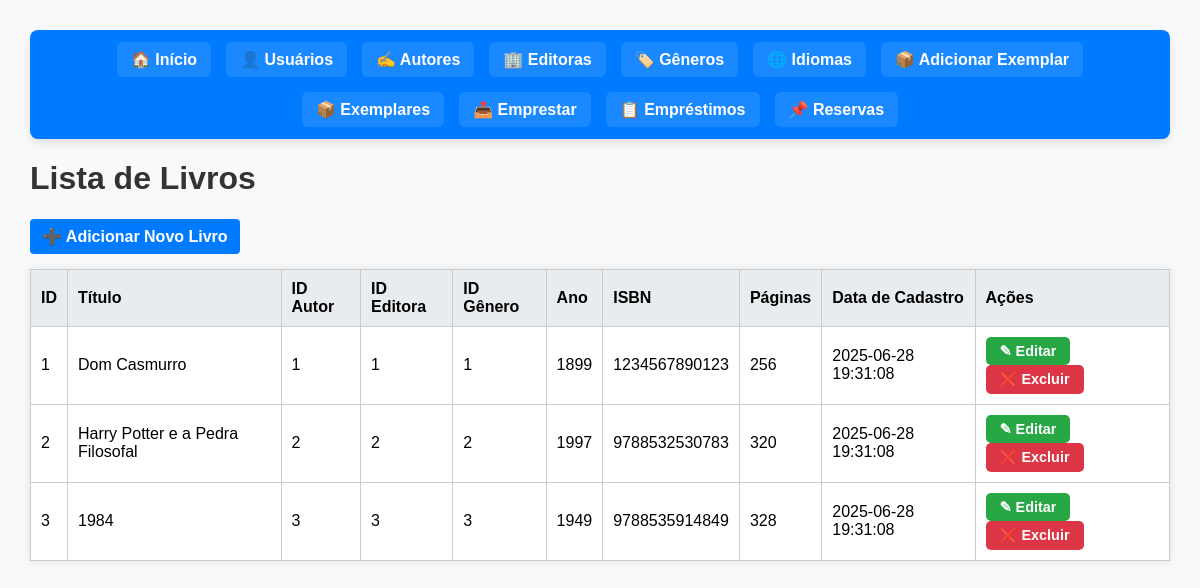
The page / on the database its author committed.
### tables this page shows
CREATE TABLE `livros` (
  `id` int(11) NOT NULL,
  `titulo` varchar(255) NOT NULL,
  `id_autor` int(11) DEFAULT NULL,
  `id_editora` int(11) DEFAULT NULL,
  `id_genero` int(11) DEFAULT NULL,
  `ano_publicacao` int(11) DEFAULT NULL,
  `isbn` varchar(20) DEFAULT NULL,
  `paginas` int(11) DEFAULT NULL,
  `data_cadastro` timestamp NOT NULL DEFAULT current_timestamp()
);

### index.php (the view, shortened to what this page needs)
<?php
require 'config.php';
$sql = "SELECT * FROM livros";
$resultado = $conn->query($sql);
?>
<!DOCTYPE html>
<html lang="pt-br">
<head>
</head>
<body>
    <?php include 'menu.php'; ?>
    <h1>Lista de Livros</h1>
    <a href="adicionar.php" class="adicionar">➕ Adicionar Novo Livro</a>
    <table>
        <thead>
            <tr>
                <th>ID</th>
                <th>Título</th>
                <th>ID Autor</th>
                <th>ID Editora</th>
                <th>ID Gênero</th>
                <th>Ano</th>
                <th>ISBN</th>
                <th>Páginas</th>
                <th>Data de Cadastro</th>
                <th>Ações</th>
            </tr>
        </thead>
        <tbody>
        <?php if ($resultado && $resultado->num_rows > 0): ?>
            <?php while($livro = $resultado->fetch_assoc()): ?>
                <tr>
                    <td><?= htmlspecialchars($livro['id']) ?></td>
                    <td><?= htmlspecialchars($livro['titulo']) ?></td>
                    <td><?= $livro['id_autor'] ?></td>
                    <td><?= $livro['id_editora'] ?></td>
                    <td><?= $livro['id_genero'] ?></td>
                    <td><?= $livro['ano_publicacao'] ?></td>
                    <td><?= htmlspecialchars($livro['isbn']) ?></td>
                    <td><?= $livro['paginas'] ?></td>
                    <td><?= $livro['data_cadastro'] ?></td>
                    <td class="actions">
                        <a href="editar.php?id=<?= $livro['id'] ?>" class="edit" title="Editar">&#9998; Editar</a>
                        <a href="excluir.php?tipo=livros&id=<?= $livro['id'] ?>" class="delete" title="Excluir" onclick="return confirm('Confirma exclusão do livro?')">&#10060; Excluir</a>
                    </td>
                </tr>
            <?php endwhile; ?>
        <?php else: ?>
            <tr>
                <td colspan="10" style="text-align:center;">Nenhum livro cadastrado.</td>
            </tr>
        <?php endif; ?>
        </tbody>
    </table>
</body>
</html>

### index.php (style rules this page uses)
body { font-family: Arial, sans-serif; margin: 30px; background-color: #f8f9fa; }
h1 { color: #333; }
a.adicionar { display: inline-block; margin-bottom: 15px; background-color: #007bff; color: white; padding: 8px 12px; text-decoration: none; border-radius: 4px; font-weight: 600; }
table { width: 100%; border-collapse: collapse; background-color: white; box-shadow: 0 0 8px rgb(0 0 0 / 0.1); }
th, td { border: 1px solid #ccc; padding: 10px; text-align: left; }
th { background-color: #e9ecef; }
.actions a { display: inline-flex; align-items: center; gap: 6px; padding: 6px 14px; border-radius: 5px; font-weight: 600; color: #fff; text-decoration: none; font-size: 0.9rem; transition: background-color 0.3s ease; user-select: none; cursor: pointer; margin-right: 5px; }
.actions a.edit { background-color: #28a745; }
.actions a.delete { background-color: #dc3545; }

### rows shown on the page
livros: id "1", titulo "Dom Casmurro", id_autor "1", id_editora "1", id_genero "1", ano_publicacao "1899", isbn "1234567890123", paginas "256", data_cadastro "2025-06-28 19:31:08"
livros: id "2", titulo "Harry Potter e a Pedra Filosofal", id_autor "2", id_editora "2", id_genero "2", ano_publicacao "1997", isbn "9788532530783", paginas "320", data_cadastro "2025-06-28 19:31:08"
livros: id "3", titulo "1984", id_autor "3", id_editora "3", id_genero "3", ano_publicacao "1949", isbn "9788535914849", paginas "328", data_cadastro "2025-06-28 19:31:08"
